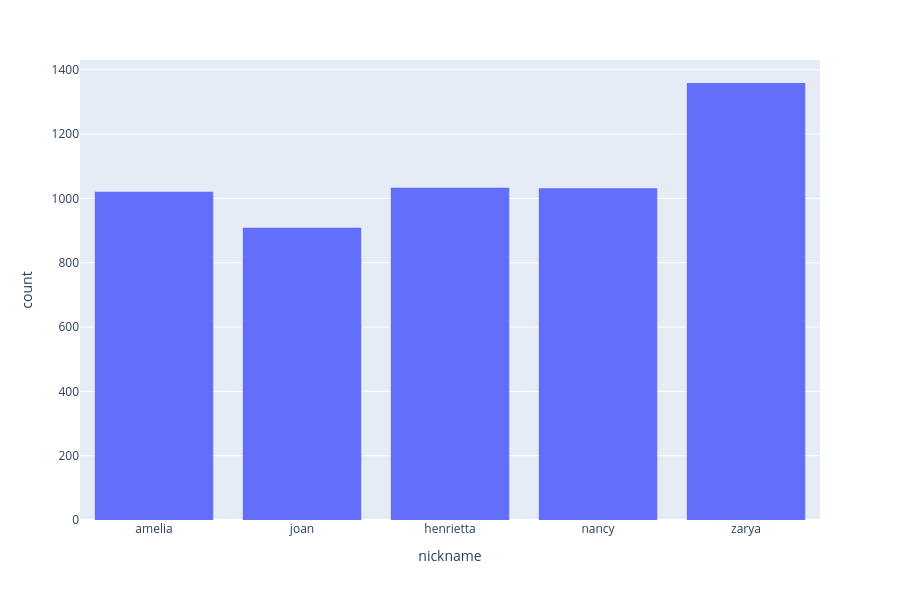

This figure's notebook cell:
### Code cell
px.histogram(passes, x="nickname", height=600)

### Figure 1 — Plotly figure (JSON) as saved in the notebook; plotly's stock layout.template omitted (floating-point values rounded to 4 significant figures; data arrays with more than 128 entries replaced by an {"elided": "..."} marker saying what was removed)
{"data": [{"bingroup": "x", "hovertemplate": "nickname=%{x}<br>count=%{y}<extra></extra>", "legendgroup": "", "marker": {"color": "#636efa", "pattern": {"shape": ""}}, "name": "", "orientation": "v", "showlegend": false, "type": "histogram", "x": {"elided": "5354 str values"}, "xaxis": "x", "yaxis": "y"}], "layout": {"barmode": "relative", "height": 600, "legend": {"tracegroupgap": 0}, "margin": {"t": 60}, "xaxis": {"anchor": "y", "domain": [0, 1], "title": {"text": "nickname"}}, "yaxis": {"anchor": "x", "domain": [0, 1], "title": {"text": "count"}}}}
